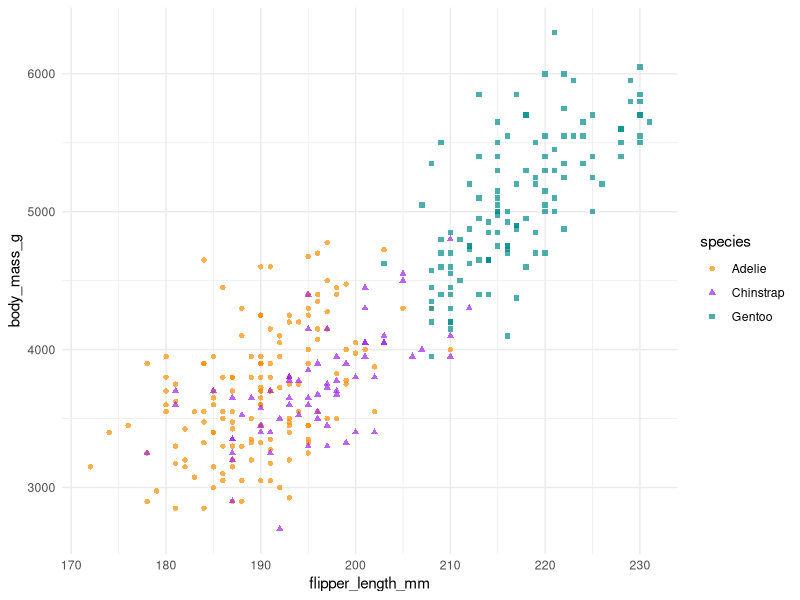
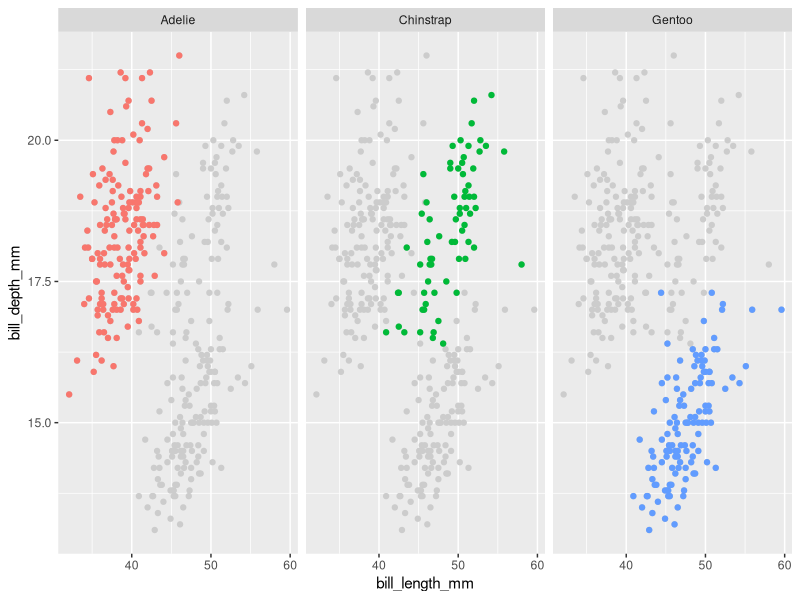

The R script that drew these images, in order:
## ---- chunk 1
knitr::opts_chunk$set(
  echo = TRUE,
  message = FALSE,
  warning = FALSE,
  fig.align = "center"
)
## ---- chunk 2
library(tidyverse)
library(palmerpenguins)
## ---- chunk 3
penguins %>%
  group_by(species) %>%
  summarize(across(where(is.numeric), mean, na.rm = TRUE))
## ---- chunk 4
penguins %>%
  ggplot(aes(flipper_length_mm, body_mass_g, group = species)) +
  geom_point(aes(colour = species, shape = species), alpha = 0.7) +
  scale_color_manual(values = c("darkorange", "purple", "cyan4")) +
  theme_minimal() 
## ---- chunk 5
penguins %>%
  ggplot(aes(x = bill_length_mm, y = bill_depth_mm)) +
  geom_point(data = penguins %>% select(-species), color = "gray80") +
  geom_point(aes(color = species)) +
  facet_wrap(vars(species), ncol = 3) +
  guides(color = guide_none())
